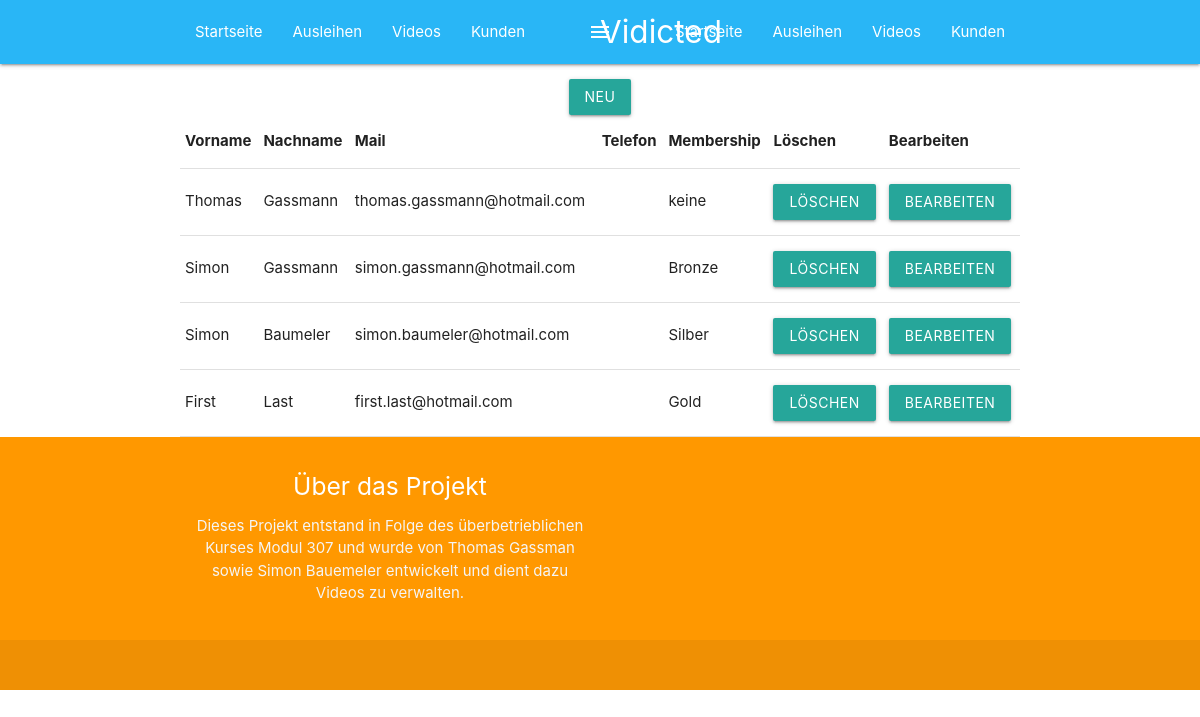
The app's page /CustomerList with its own data.
### tables this page shows
create table customer(
    Id integer primary key AUTO_INCREMENT,
    FirstName varchar(100),
    LastName varchar(100),
    Mail varchar(100),
    Phone varchar(15) null,
    MembershipState integer,
    foreign key (MembershipState) references Membership(Id)
);

create table membership(
    Id integer primary key AUTO_INCREMENT,
    Name varchar(50),
    BorrowDays smallint
);

### app/Controllers/CustomerListController.php (called while the page is built, shortened)
<?php
$customers = (new Customer())->getAll();
$array = array();
foreach ($customers as $item) {
    $membership = (new Membership())->getById($item->memberShipStateId);
    $addItem = array(
        'FirstName' => $item->firstName,
        'LastName' => $item->lastName,
        'Mail' => $item->mail,
        'Phone' => $item->phone,
        'Id' => $item->id,
        'Membership' => $membership
    );
    array_push($array, $addItem);
}
require 'app/Views/customerlist.view.php';

### index.php (called while the page is built, shortened)
<?php
require 'routes.php';
$uri = $_GET['uri'] ?? '';
require $router->parse($uri);

### app/Models/abstractmodelbase.php (called while the page is built, shortened)
<?php
abstract class AbstractModelBase {
    protected function executeSqlStatement($statement, ...$arguments) {
        $pdo = Database::getConnection();
        $statement = $pdo->prepare($statement);
        $i = 1;
        foreach ($arguments as $arg) {
            $statement->bindValue($i, $arg);
            $i++;
        }
        $statement->execute();
        try {
            $returnValue = $statement->fetchAll();
        } catch (Exception $ex) {
            $returnValue = true;
        }
        return $returnValue;
    }
}

### app/Models/customer.php (called while the page is built, shortened)
<?php
class Customer extends AbstractModelBase {
    public function getAll() {
        $results = $this->executeSqlStatement('SELECT * FROM customer');
        $returnArray = array();
        foreach ($results as $res) {
            $instance = new Customer();
            array_push($returnArray, $instance);
        }
        return $returnArray;
    }
}

### app/Models/membership.php (called while the page is built, shortened)
<?php
class Membership extends AbstractModelBase {
    public function getById($id) {
        $object = $this->executeSqlStatement('SELECT * FROM membership WHERE Id = ?', $id);
        $instance = new Membership();
        return $instance;
    }
    private function mapDbObjectToInstance($object, $instance) {
        $instance->name = $object["Name"];
    }
}

### app/Views/customerlist.view.php (the view, shortened to what this page needs)
<!DOCTYPE html>
<html lang="de">
    <head>
        <link rel="stylesheet" href="public/node_modules/materialize-css/dist/css/materialize.min.css" />
        <link rel="stylesheet" href="public/css/app.css" />
    </head>
    <body>
        <nav class="light-blue lighten-1" role="navigation">
            <div class="nav-wrapper container"><a id="logo-container" href="#" class="brand-logo">Vidicted</a>
                <ul class="right hide-on-med-and-down">
                    <li><a href="/m307_1/simon_thomas/#">Startseite</a></li>
                    <li><a href="BorrowList">Ausleihen</a></li>
                    <li><a href="VideoList">Videos</a></li>
                    <li><a href="CustomerList">Kunden</a></li>
                </ul>
                <ul id="nav-mobile" class="side-nav">
                    <li><a href="">Startseite</a></li>
                    <li><a href="BorrowList">Ausleihen</a></li>
                    <li><a href="VideoList">Videos</a></li>
                    <li><a href="CustomerList">Kunden</a></li>
                </ul>
                <a href="#" data-activates="nav-mobile" class="button-collapse"><i class="material-icons">menu</i></a>
            </div>
        </nav>
        <div class="section no-pad-bot" id="index-banner">
            <div class="container">
            <a href="CreateCustomer" class=" waves-effect waves-light btn">Neu</a>
            <table>
                <thead>
                        <tr>
                            <th>Vorname</th>
                            <th>Nachname</th>
                            <th>Mail</th>
                            <th>Telefon</th>
                            <th>Membership</th>
                            <th>Löschen</th>
                            <th>Bearbeiten</th>
                        </tr>
                        </thead>
                        <tbody>
                            <?php
                                $i = 0;
                            ?>
                            <?php foreach($array as $item): ?>
                            <tr id="list<?= $i++ ?>">
                                <td><?php echo $item['FirstName'] ?></td>
                                <td><?php echo $item['LastName'] ?></td>
                                <td><?php echo $item['Mail'] ?></td>
                                <td><?php echo $item['Phone'] ?></td>
                                <td><?php echo $item['Membership']->name ?></td>
                                <td><a class="waves-effect waves-light btn" href="javascript:deleteCustomer(<?= $item['Id'] ?>, '<?= 'list' . ($i - 1) ?>')">Löschen</a></td>
                                <td><a class="waves-effect waves-light btn" href="javascript:editCustomer(<?= $item['Id'] ?>)">Bearbeiten</a></td>
                            </tr>
                            <?php endforeach; ?>
                        </tbody>
                </table>
            </div>
        </div>
        <footer class="page-footer orange">
            <div class="container">
                <div class="row">
                    <div class="col l6 s12">
                        <h5 class="white-text">Über das Projekt</h5>
                        <p class="grey-text text-lighten-4">Dieses Projekt entstand in Folge des überbetrieblichen Kurses Modul 307 und wurde von Thomas Gassman sowie Simon Bauemeler entwickelt und dient dazu Videos zu verwalten.</p>
                    </div>
                </div>
            </div>
            <div class="footer-copyright">
            </div>
        </footer>
    </body>
</html>

### public/css/app.css (style rules this page uses)
body { text-align: center; }

### records on screen
customer: FirstName "Thomas", LastName "Gassmann", Mail "thomas.gassmann@hotmail.com", MembershipState.Name "keine"
customer: FirstName "Simon", LastName "Gassmann", Mail "simon.gassmann@hotmail.com", MembershipState.Name "Bronze"
customer: FirstName "Simon", LastName "Baumeler", Mail "simon.baumeler@hotmail.com", MembershipState.Name "Silber"
customer: FirstName "First", LastName "Last", Mail "first.last@hotmail.com", MembershipState.Name "Gold"
